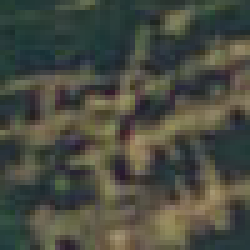
#> input picture img/training/deforest/01.png, 50 x 50 px (shown 5 times larger)
$ python classify.py img/training/deforest/01.png   (Python 2 division)
#> lines starting #> are read from the running program, lines starting #| are printed output that depends on the picture
### Knn.py
import math

class Knn(object):

	def __init__(self,k=3):
		self.k = k

	def distEuclid(self,x1,x2):
		s = 0.0
		for i in range(len(x1)):
			s += math.sqrt((float(x1[i]) - float(x2[i])) ** 2)
		return s

	def fit(self,x,y):
		self.x = x
		self.y = y

	def predict(self,teste):
		dist = []
		for i in range(len(self.x)):
			dist.append(self.distEuclid(self.x[i],teste))
		result = []
		for i in range(self.k):
			result.append( self.y[dist.index(min(dist))] )
			dist.pop(dist.index(min(dist)))
		return max(set(result), key=result.count)

### classify.py
#!/usr/bin/env python

import sys
import numpy as np
import matplotlib.pyplot as plt
import matplotlib.image as mpimg
from Knn import Knn
from img.data import x,y

if len(sys.argv) < 2:
	print "Informar caminho da imagem"
	exit()

knn = Knn(7)

knn.fit(x,y)

img = mpimg.imread(sys.argv[1])
#> img is the input picture: shape (50, 50, 3) float32; mean R, G, B 0.285, 0.295, 0.253

for j in range(img.shape[0]/50+1):
	for i in range(img.shape[1]/50+1):
		h,b = np.histogram(img[j*50:(j*50)+50,i*50:(i*50)+50])
		if ( knn.predict(h) == 1 ):
			img[j*50:(j*50)+50,i*50:(i*50)+50,1] = 0
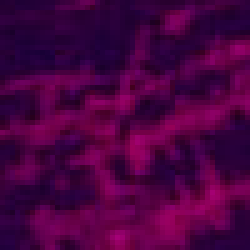
#> img: shape (50, 50, 3) float32 (shown 5 times larger); mean R, G, B 0.285, 0, 0.253

plt.imshow(img)
plt.show()

$ run again, on img/training/deforest/03.png
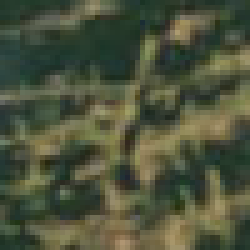
#> input picture img/training/deforest/03.png, 50 x 50 px (shown 5 times larger)
#> img is the input picture: shape (50, 50, 3) float32; mean R, G, B 0.303, 0.326, 0.236
#> after the loop `for j in range(img.shape[0]/50+1):`:
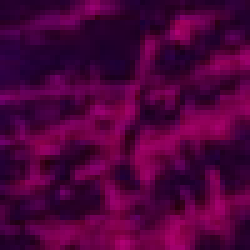
#> img: shape (50, 50, 3) float32 (shown 5 times larger); mean R, G, B 0.303, 0, 0.236

$ run again, on img/training/deforest/04.png
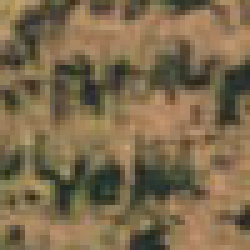
#> input picture img/training/deforest/04.png, 50 x 50 px (shown 5 times larger)
#> img is the input picture: shape (50, 50, 3) float32; mean R, G, B 0.489, 0.416, 0.301
#> after the loop `for j in range(img.shape[0]/50+1):`:
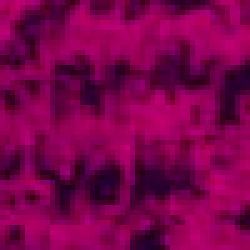
#> img: shape (50, 50, 3) float32 (shown 5 times larger); mean R, G, B 0.489, 0, 0.301

$ run again, on img/training/deforest/05.png
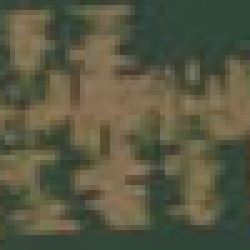
#> input picture img/training/deforest/05.png, 50 x 50 px (shown 5 times larger)
#> img is the input picture: shape (50, 50, 3) float32; mean R, G, B 0.346, 0.346, 0.26
#> after the loop `for j in range(img.shape[0]/50+1):`:
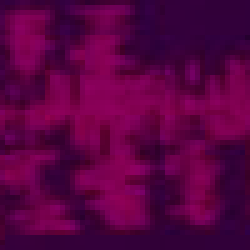
#> img: shape (50, 50, 3) float32 (shown 5 times larger); mean R, G, B 0.346, 0, 0.26
